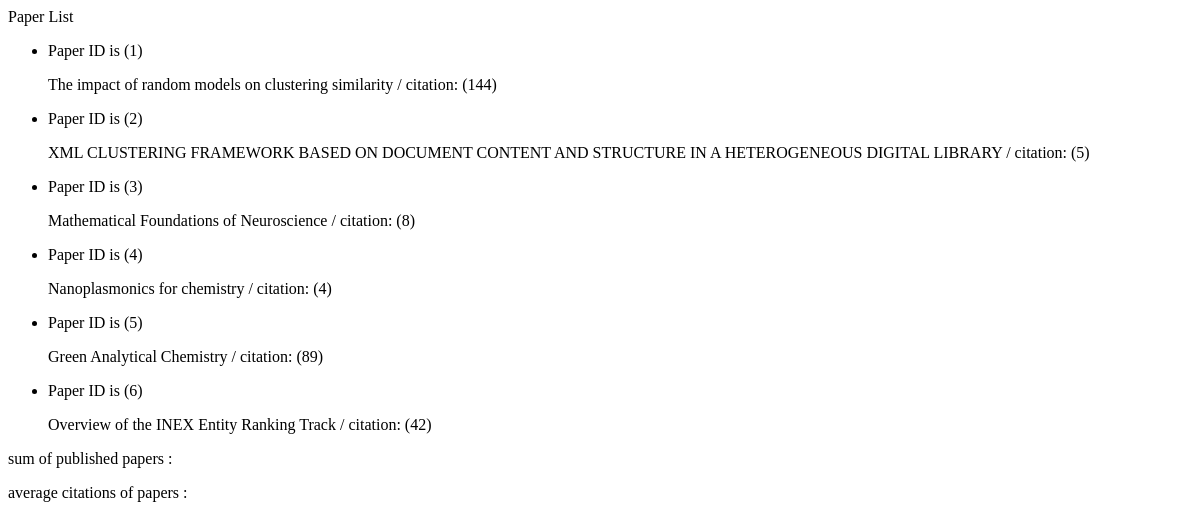
Before: /paper/ with the older database file.
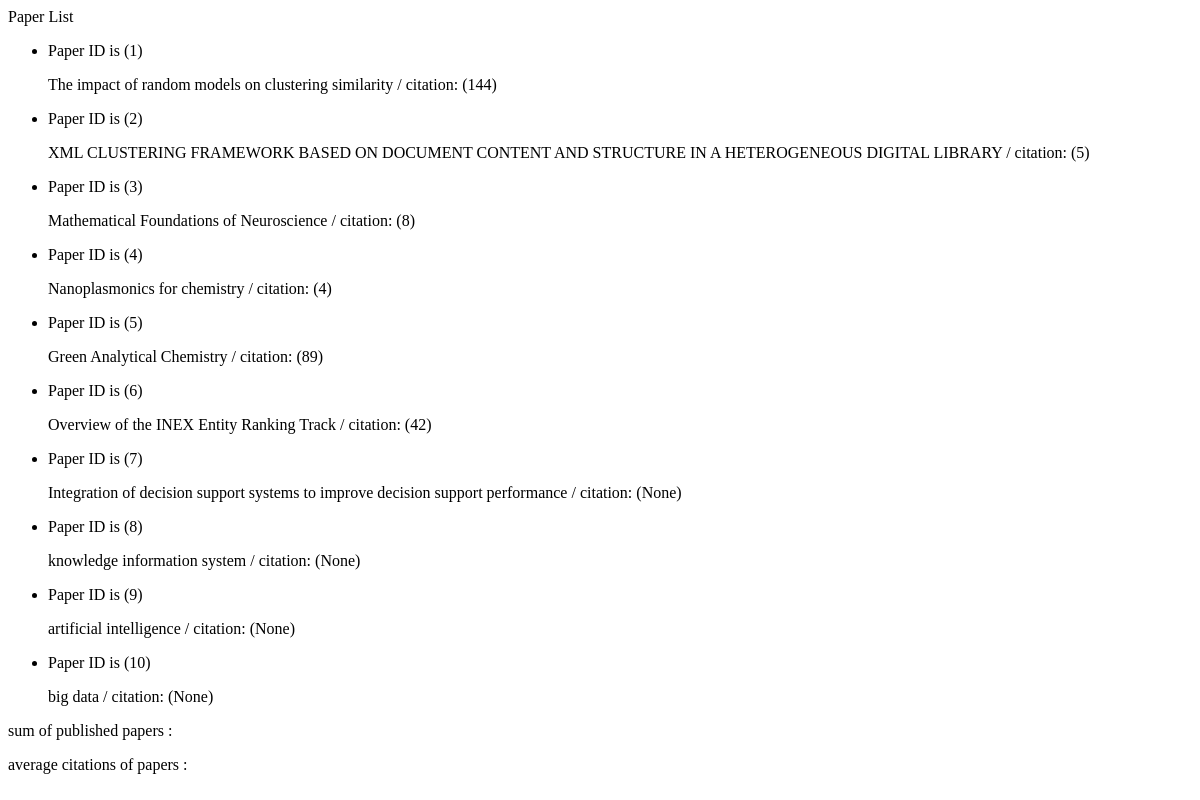
After: the same page with the newer database file.
### paper/models.py (models this page shows, shortened)
class Paper(models.Model):
    title = models.CharField(max_length=300)
    field_research = models.ForeignKey(
        FieldResearch,
        on_delete=models.CASCADE,
        related_name='paper_field',
        verbose_name='Field of Research')
    authors=models.ManyToManyField(
        Author,
        related_name='Auth_paper',
        verbose_name='Authors')
    abstract = models.TextField(verbose_name='Abstract', db_index=True)
    keywords = models.ManyToManyField(PaperTag, related_name='paper_tags')
    citation = models.IntegerField(verbose_name='Citation', null=True)
    doi = models.CharField(max_length=360, db_index=True, null=True, blank=True ,verbose_name='DOI', unique=True)
    slug = models.SlugField(default="", null=True, blank=True,db_index=True, max_length=200)
    PAPER_TYPE = (
        ('Conf', 'Conference'),
        ('Jour', 'Journal')
    )
    type = models.CharField(max_length=10, choices=PAPER_TYPE, db_index=True)
    published_in = models.ForeignKey(Publication,on_delete=models.CASCADE, null=True)
    is_active = models.BooleanField(default=False, verbose_name=' Activated or Not')
    is_delete = models.BooleanField(verbose_name=' Deleted or Not')
    class Meta:
        verbose_name='Paper'
        verbose_name_plural= 'Papers'
    def get_absolute_url(self):
        return reverse('paper-detail', args=[self.slug])

### paper/views.py (the view)
# urls.py: path('', views.PaperListView.as_view(), name='paper-list'),
class PaperListView(ListView):
    template_name = 'paper/paper_list.html'
    model = Paper
    context_object_name = 'paper'

### paper/templates/paper/paper_list.html (shortened to what this page needs)
{% block content %}
    <ul>
        {% for paper in paper %}
      <li>
          <p> Paper ID is ({{paper.id}})</p>
          <a href="{{paper.get_absolute_url}}"
             style="color: black; text-decoration: none">
              {{paper.title}} / citation: ({{paper.citation}})</a>
      </li>
        {% endfor %}
    </ul>
    <p>
        sum of published papers : {{sum_of_papers}}
    </p>
    <p>
        average citations of papers : {{average_citations.citation__avg}}
    </p>
{% endblock %}

Changed rows visible on the page:
added Paper: id "7", title "Integration of decision support systems to improve decision support performance", citation "None"
added Paper: id "8", title "knowledge information system", citation "None"
added Paper: id "9", title "artificial intelligence", citation "None"
added Paper: id "10", title "big data", citation "None"
